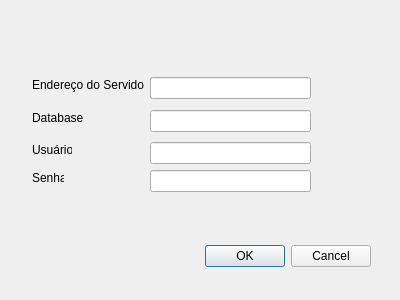
<?xml version="1.0" encoding="UTF-8"?>
<ui version="4.0">
 <class>DBDialog</class>
 <widget class="QDialog" name="DBDialog">
  <property name="geometry">
   <rect>
    <x>0</x>
    <y>0</y>
    <width>400</width>
    <height>300</height>
   </rect>
  </property>
  <property name="windowTitle">
   <string>Digite as informações do Banco de Dados</string>
  </property>
  <widget class="QDialogButtonBox" name="buttonBox">
   <property name="geometry">
    <rect>
     <x>30</x>
     <y>240</y>
     <width>341</width>
     <height>32</height>
    </rect>
   </property>
   <property name="orientation">
    <enum>Qt::Horizontal</enum>
   </property>
   <property name="standardButtons">
    <set>QDialogButtonBox::Cancel|QDialogButtonBox::Ok</set>
   </property>
  </widget>
  <widget class="QLabel" name="label">
   <property name="geometry">
    <rect>
     <x>32</x>
     <y>77</y>
     <width>112</width>
     <height>16</height>
    </rect>
   </property>
   <property name="toolTip">
    <string>Endereço do banco de dados</string>
   </property>
   <property name="text">
    <string>Endereço do Servidor</string>
   </property>
  </widget>
  <widget class="QLabel" name="label_2">
   <property name="geometry">
    <rect>
     <x>32</x>
     <y>142</y>
     <width>40</width>
     <height>16</height>
    </rect>
   </property>
   <property name="toolTip">
    <string>Seu usuário</string>
   </property>
   <property name="text">
    <string>Usuário</string>
   </property>
  </widget>
  <widget class="QLabel" name="label_3">
   <property name="geometry">
    <rect>
     <x>32</x>
     <y>170</y>
     <width>32</width>
     <height>16</height>
    </rect>
   </property>
   <property name="toolTip">
    <string>Sua senha</string>
   </property>
   <property name="text">
    <string>Senha</string>
   </property>
  </widget>
  <widget class="QLineEdit" name="ed_server">
   <property name="geometry">
    <rect>
     <x>150</x>
     <y>77</y>
     <width>161</width>
     <height>22</height>
    </rect>
   </property>
   <property name="text">
    <string/>
   </property>
   <property name="echoMode">
    <enum>QLineEdit::Normal</enum>
   </property>
  </widget>
  <widget class="QLineEdit" name="ed_user">
   <property name="geometry">
    <rect>
     <x>150</x>
     <y>142</y>
     <width>161</width>
     <height>22</height>
    </rect>
   </property>
   <property name="text">
    <string/>
   </property>
   <property name="echoMode">
    <enum>QLineEdit::Normal</enum>
   </property>
  </widget>
  <widget class="QLineEdit" name="ed_pwd">
   <property name="geometry">
    <rect>
     <x>150</x>
     <y>170</y>
     <width>161</width>
     <height>22</height>
    </rect>
   </property>
   <property name="text">
    <string/>
   </property>
   <property name="echoMode">
    <enum>QLineEdit::Normal</enum>
   </property>
   <property name="placeholderText">
    <string/>
   </property>
  </widget>
  <widget class="QLabel" name="label_4">
   <property name="geometry">
    <rect>
     <x>32</x>
     <y>110</y>
     <width>112</width>
     <height>16</height>
    </rect>
   </property>
   <property name="toolTip">
    <string>Nome do banco de dados</string>
   </property>
   <property name="text">
    <string>Database</string>
   </property>
  </widget>
  <widget class="QLineEdit" name="ed_db">
   <property name="geometry">
    <rect>
     <x>150</x>
     <y>110</y>
     <width>161</width>
     <height>22</height>
    </rect>
   </property>
   <property name="text">
    <string/>
   </property>
   <property name="echoMode">
    <enum>QLineEdit::Normal</enum>
   </property>
  </widget>
 </widget>
 <resources/>
 <connections>
  <connection>
   <sender>buttonBox</sender>
   <signal>accepted()</signal>
   <receiver>DBDialog</receiver>
   <slot>accept()</slot>
   <hints>
    <hint type="sourcelabel">
     <x>248</x>
     <y>254</y>
    </hint>
    <hint type="destinationlabel">
     <x>157</x>
     <y>274</y>
    </hint>
   </hints>
  </connection>
  <connection>
   <sender>buttonBox</sender>
   <signal>rejected()</signal>
   <receiver>DBDialog</receiver>
   <slot>reject()</slot>
   <hints>
    <hint type="sourcelabel">
     <x>316</x>
     <y>260</y>
    </hint>
    <hint type="destinationlabel">
     <x>286</x>
     <y>274</y>
    </hint>
   </hints>
  </connection>
 </connections>
</ui>
